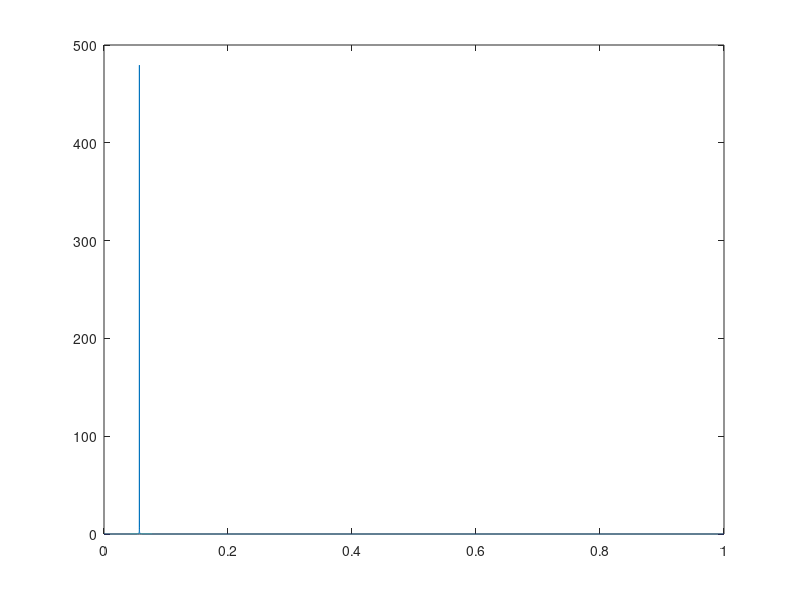
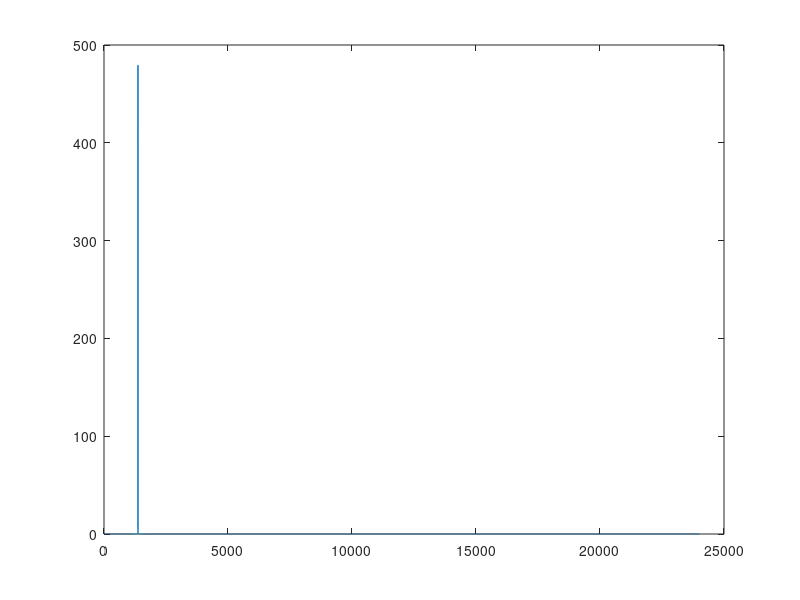
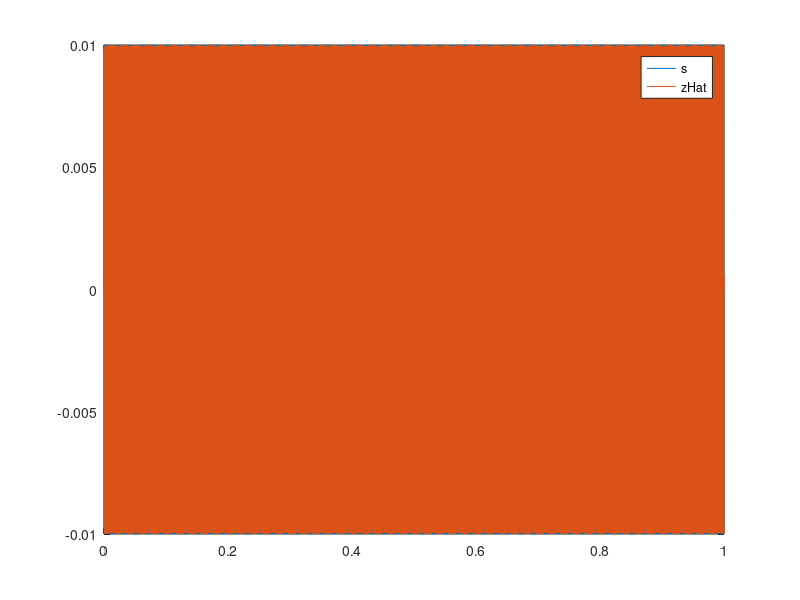

These figures' MATLAB source, in order:
close all; clear all;
    
Fs = 48e3; % sampling rate
t = [0:1/Fs:1]';
s = 0.01*sin(2*pi*1.37e3*t); % source signal
as = 0.05; % as = array spacing (m)
sv = 343; % sv = sound velocity (m.s^-1)


aoa = 5*(2*pi/360);
tau = (as*sin(aoa))/(sv); % tau is the delay between microphones for s (s)
sau = tau * Fs; % sau is tau converted to samples
N = length(s);
S = fft(s);
Smag = abs(S);
Smag = Smag(1:N/2+1);
Smag(2:end-1) = 2 * Smag(2:end-1);


% A = exp(-j*2*pi*[0:3]'*sau);
% Z = (A*S')';
% for m = 1:4
%     z(:,m) = ifft(Z(:,m));
% end
% plot(real(z(:,1))) ; hold on ; plot(real(z(:,2))); hold on ;
% plot(real(z(:,3))); hold on; plot(real(z(:,4))); legend('1','2','3','4');

k = [0:1/(length(S)):1]';
kmag = [0:1/(length(Smag)-1):1]';
figure; plot(kmag,Smag);
figure; plot(kmag*Fs/2,Smag);

for aaa = 1:length(k) -1
    Z(aaa) = exp(-j*2*pi*k(aaa)*1000/N) * S(aaa);
end
zHat = ifft(Z);
figure; plot(t,s); hold on; plot(t,zHat); legend('s','zHat');